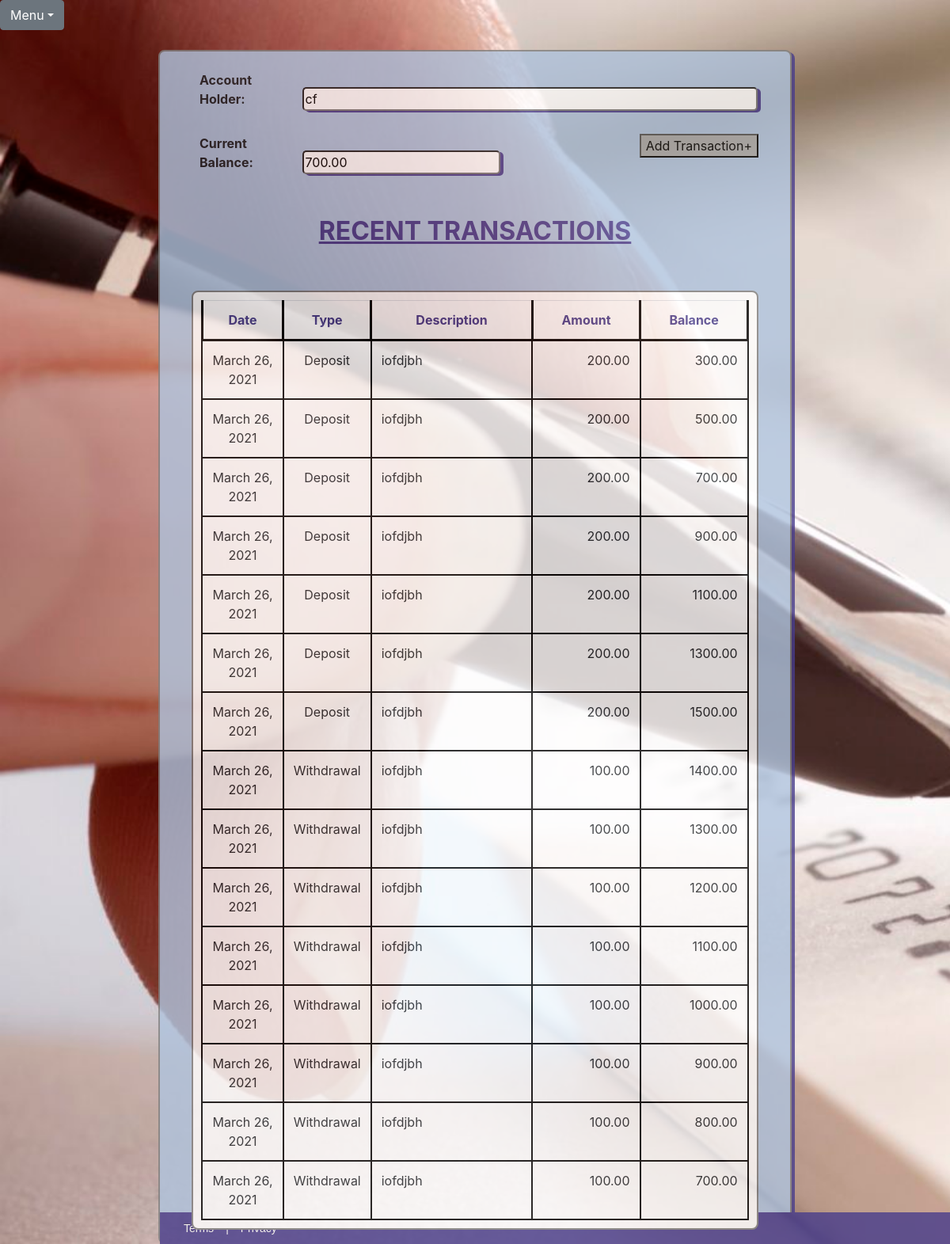
Page /1/balance/ on the committed database.
### Checkbook/models.py (models this page shows)
class Account(models.Model):
    first_name = models.CharField(max_length=50)
    last_name = models.CharField(max_length=50)
    initial_deposit = models.DecimalField(max_digits=15, decimal_places=2)
    Account = models.Manager()
    def __str__(self):
        return self.first_name + '' + self.last_name

class Transaction(models.Model):
    date = models.DateField()
    type = models.CharField(max_length=10, choices=TransactionTypes)
    amount = models.DecimalField(max_digits=15, decimal_places=2)
    description = models.CharField(max_length=100)
    account = models.ForeignKey(Account, on_delete=models.CASCADE)
    Transactions = models.Manager()

### Checkbook/views.py (the view)
# urls.py: path('<int:pk>/balance/', views.balance, name='balance'),
def balance(request, pk):
    account = get_object_or_404(Account, pk = pk)
    transactions = Transaction.Transactions.filter(account = pk)
    current_total = account.initial_deposit
    table_contents = { }
    for t in transactions:
        if t.type == 'Deposit':
            current_total += t.amount
            table_contents.update({t: current_total})
        else:
            current_total -= t.amount
            table_contents.update({t: current_total})
    content = {'account': account, 'table_contents': table_contents, 'balance': current_total}
    return render(request, 'checkbook/BalanceSheet.html', content)

### Checkbook/templates/checkbook/BalanceSheet.html (shortened to what this page needs)
{% extends 'checkbook_base.html' %}
{% block content %}
			<div id="all-transactions-form">
				<form>
					<br>
					<label>Account Holder:</label>
					<input id="accountholder" type="text" name="accountHolder" value="{{ account }}" readonly>
					<br><br>
					<label>Current Balance:</label>
					<input id="balance" type="text" name="currentBalance" value="{{ balance }}" readonly>
					<button type="button"><a href="{% url 'transaction' %}">Add Transaction+</a></button>
				</form>
				<br><br>
			</div>
			<h2>RECENT TRANSACTIONS</h2>
			<table class="table table-responsive" id ="transactions-table">
				<tr id="headerRow">
					<th>Date</th>
					<th>Type</th>
					<th>Description</th>
					<th>Amount</th>
					<th>Balance</th>
				</tr>
				{% for key, total in table_contents.items %}
				<tr>
					<td class="center">{{ key.date }}</td>
					<td class="center">{{ key.type }}</td>
					<td class="left">{{ key.description }}</td>
					<td class="right">{{ key.amount }}</td>
					<td class="right">{{ total }}</td>
				</tr>
				{% endfor %}
{% endblock %}

### Checkbook/templates/checkbook_base.html (shortened to what this page needs)
{% load static %}
<!DOCTYPE html>
<html lang="en">
	<head>
		<link rel="stylesheet" href="{% static '/CSS/CheckbookApp.css' %}">
		<link rel="stylesheet" href="https://stackpath.bootstrapcdn.com/bootstrap/4.3.1/css/bootstrap.min.css">
		<link rel="stylesheet" href="https://maxcdn.bootstrapcdn.com/font-awesome/4.7.0/css/font-awesome.min.css">
	</head>
	<header>
		<div class="JavaScriptDropdown">
			<div class="btn-group">
				<button type="button" class="btn btn-secondary dropdown-toggle" data-toggle="dropdown">Menu</button>
			</div>
		</div>
	</header>
	<body id="body">
		<div class="checkbook-container">
			{% block content %}{% endblock %}
			<br><br>
		</div>
		<section id="block-footer">
			<p id="footer-right"><a href="#">Terms</a>|<a href="#">Privacy</a></p>
			<p id="footer-left">&copy;2019 - Bluebird Banking</p>
		</section>
	</body>
</html>

### Checkbook/static/CSS/CheckbookApp.css (style rules this page uses)
html, body { height: cover; width: cover; }
body { font-family: Lucida Sans Unicode; text-align: center; background-image: url('../../static/images/CheckCalligraphyPen.jpg'); -webkit-background-size: cover; -moz-background-size: cover; -o-background-size: cover; background-size: cover; overflow: scroll; background-repeat: no-repeat; }
label { width: 125px; margin-left: 50px; font-weight: bold; opacity: initial; }
input, select { width: 500px; border-radius: 5px; box-shadow: 4px 2px darkslateblue; }
th { border: 3px solid black; }
tr td { height: 25px; border: 2px solid black; word-wrap: normal; vertical-align: top; width: auto; }
#headerRow { color: darkslateblue; text-align: center; }
.center { text-align: center; width: 15%; }
.left { padding-left: 10px; width: 30%; word-wrap: normal; }
.right { padding-right: 5px; width: 20%; text-align: right; }
.JavaScriptDropdown { position: relative; margin-top: 0; }
.checkbook-container { opacity: 0.8; position: relative; width: 800px; height: auto; border-radius: 8px; border: 2px solid gray; box-shadow: 4px 3px darkslateblue; margin-left: auto; margin-right: auto; margin-top: 25px; background-color: lightsteelblue; }
.checkbook-container h2 { color: darkslateblue; font-size: 32px; font-weight: bold; text-align: center; text-decoration: underline; }
#all-transactions-form { position: relative; }
#all-transactions-form button { background-color: darkgray; position: relative; right: 40px; float: right; }
#accountholder { width: 575px; }
#balance { width: 250px; }
#transactions-table { background-color:white; width: 90%; height: auto; margin-right: auto; margin-left: auto; padding: 10px; border: 2px solid gray; border-collapse: collapse; border-radius: 8px; table-layout: auto; float: center; position: relative; }
.checkbook-container button, .new-account-button { background-color: darkgray; display: block; margin-left: auto; margin-right: auto; }
button a, button a:hover { text-decoration: none; text-align: center; color:black; }
#block-footer { clear: both; display: flex; width: 100%; -moz-box-sizing: border-box; margin: 0 auto; background-color: darkslateblue; position: fixed; bottom: 0; height: 40px; }
#block-footer a, #block-footer p { flex: 1; color: white; padding: 15px 15px; font-size: 14px; line-height: 10px; font-family:'PT Sans', Arial, Helvetica, sans-serif; }
#footer-left { width: 40%; text-align: right; }
#block-footer { float:left; clear:both; width:100%; }
#block-footer a { color: white; text-shadow: 0 -1px 0 rgba(0, 0, 0, 0.25); text-decoration: none; outline: medium none; }

### rows in the picture
Account: accountHolder "cf"
Transaction: date "March 26, 2021", type "Deposit", description "iofdjbh", amount "200.00", total "300.00"
Transaction: date "March 26, 2021", type "Deposit", description "iofdjbh", amount "200.00", total "500.00"
Transaction: date "March 26, 2021", type "Deposit", description "iofdjbh", amount "200.00", total "700.00"
Transaction: date "March 26, 2021", type "Deposit", description "iofdjbh", amount "200.00", total "900.00"
Transaction: date "March 26, 2021", type "Deposit", description "iofdjbh", amount "200.00", total "1100.00"
Transaction: date "March 26, 2021", type "Deposit", description "iofdjbh", amount "200.00", total "1300.00"
Transaction: date "March 26, 2021", type "Deposit", description "iofdjbh", amount "200.00", total "1500.00"
Transaction: date "March 26, 2021", type "Withdrawal", description "iofdjbh", amount "100.00", total "1400.00"
Transaction: date "March 26, 2021", type "Withdrawal", description "iofdjbh", amount "100.00", total "1300.00"
Transaction: date "March 26, 2021", type "Withdrawal", description "iofdjbh", amount "100.00", total "1200.00"
Transaction: date "March 26, 2021", type "Withdrawal", description "iofdjbh", amount "100.00", total "1100.00"
Transaction: date "March 26, 2021", type "Withdrawal", description "iofdjbh", amount "100.00", total "1000.00"
Transaction: date "March 26, 2021", type "Withdrawal", description "iofdjbh", amount "100.00", total "900.00"
Transaction: date "March 26, 2021", type "Withdrawal", description "iofdjbh", amount "100.00", total "800.00"
Transaction: date "March 26, 2021", type "Withdrawal", description "iofdjbh", amount "100.00", total "700.00"
